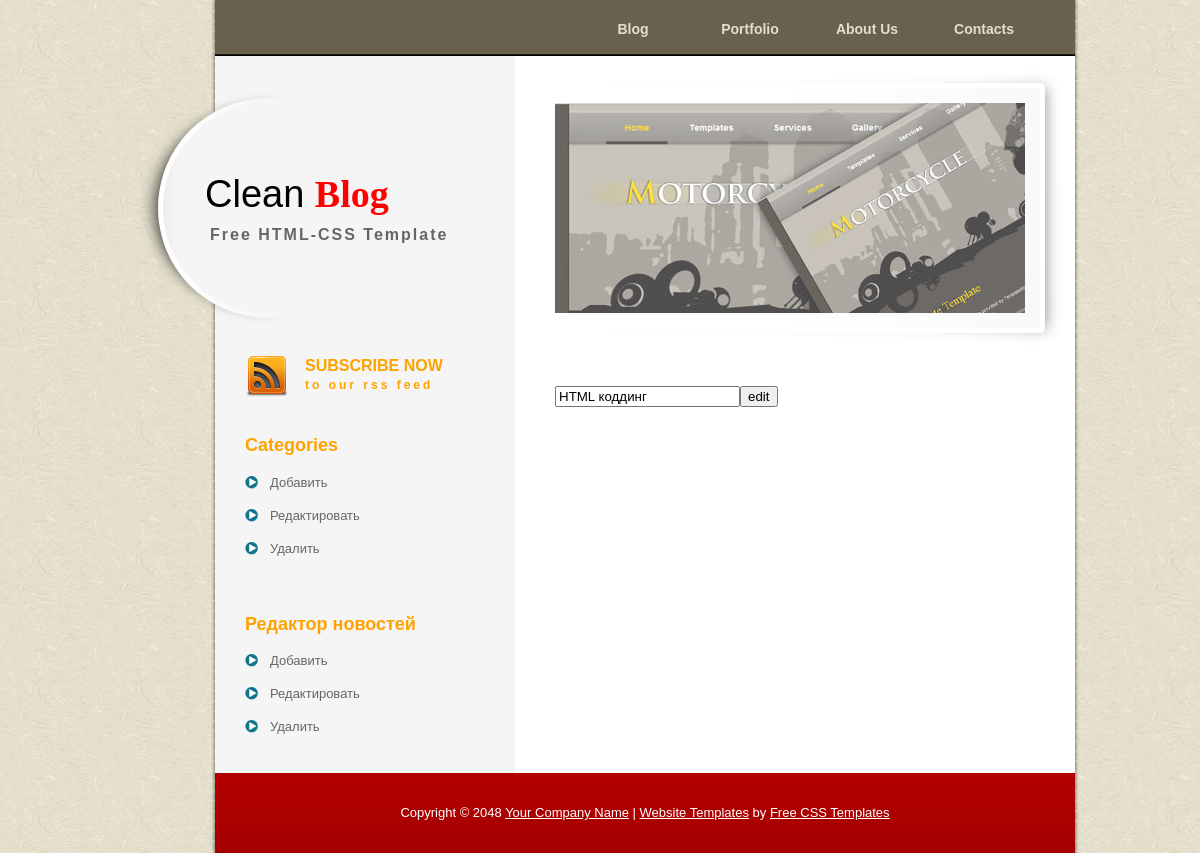
The page /admin/edit1.php?cat=1 on the database its author committed.
### tables this page shows
CREATE TABLE IF NOT EXISTS `head_cat` (
  `id` tinyint(4) NOT NULL,
  `title` varchar(70) NOT NULL
);

CREATE TABLE IF NOT EXISTS `categories` (
  `id` int(2) NOT NULL,
  `title` varchar(255) NOT NULL,
  `meta_d` varchar(255) NOT NULL,
  `meta_k` varchar(255) NOT NULL,
  `text` text NOT NULL
);

### admin/edit1.php (the view, shortened to what this page needs)
<? include "inc/header.php";?>
<? include "inc/left.php";?>
<?  $id = $_GET['cat'];   ?>
    <div id="templatemo_right_column">
  <? include "inc/slider.php";?>
        <div id="templatemo_main">
 <?$res = mysql_query( "select * from categories where id=$id");
 $row = mysql_fetch_object($res);
 ?>
 <form action="edit2.php" method="post">
<table>
<tr>
 <input type="text" name="title" value="<?=$row->title;?>"/>
 <input  type="submit" value="edit"/></td>
</tr>
	</table>
	</form>
		</div>
  </div>
  <? include "inc/footer.php";?>

### admin/inc/header.php (shortened to what this page needs)
<!DOCTYPE html PUBLIC "-//W3C//DTD XHTML 1.0 Transitional//EN" "http://www.w3.org/TR/xhtml1/DTD/xhtml1-transitional.dtd">
<html xmlns="http://www.w3.org/1999/xhtml">
<head>
<link href="templatemo_style.css" rel="stylesheet" type="text/css" />
<link href="s3slider.css" rel="stylesheet" type="text/css" />
</head>
<body>
<?php
$menu = mysql_query("SELECT * FROM `head_cat`");
?>
<div id="templatemo_wrapper">
	<div id="templatemo_menu">
        <ul>
            <?
           while($info = mysql_fetch_object($menu))
            {
            ?>
            <li><a href="info.php?head_link=<?=$info->id;?>"><?=$info->title;?></a></li>
            <?
            }
            ?>
        </ul>
    </div>

### admin/templatemo_style.css (style rules this page uses)
body { margin: 0px; padding: 0px; color: #666; font-family: Helevetica,Arial,sans-serif; font-size: 13px; line-height:1.5em; background-image: url(images/templatemo_body.jpg); background-repeat: repeat; }
a, a:link, a:visited { color: #CC0000; }
#templatemo_wrapper { width: 970px; padding: 0; margin: 0 auto; background: url(images/templatemo_wrapper.png) repeat-y; }
#templatemo_menu { width: 830px; height: 50px; margin: 0 10px 0 100px; padding: 20px 30px 0 0; background: url(images/templatemo_menu.png) top repeat-x; }
#templatemo_menu ul { float: right; margin: 0; padding: 0; list-style: none; display: inline-block; }
#templatemo_menu ul li { padding: 0px; margin: 0px; display: inline; }
#templatemo_menu ul li a { float: left; display: block; width: 112px; height: 48px; padding: 0; margin: 0 5px 0 0 ; font-size: 14px; text-align: center; text-decoration: none; color: #e4decd; font-weight: bold; outline: none; border: none; }
#templatemo_right_column { float: right; width: 520px; margin-right: 10px; }
#templatemo_main { float: right; width: 490px; padding-top: 40px; margin-right: 30px; }

### admin/s3slider.css (style rules this page uses)
ul { margin: 0; padding: 0; list-style-type: none; list-style: none; }
ul li { margin: 0; padding: 0; }

### rows shown on the page
head_cat: title "Blog"
head_cat: title "Portfolio"
head_cat: title "About Us"
head_cat: title "Contacts"
categories: title "HTML коддинг"
